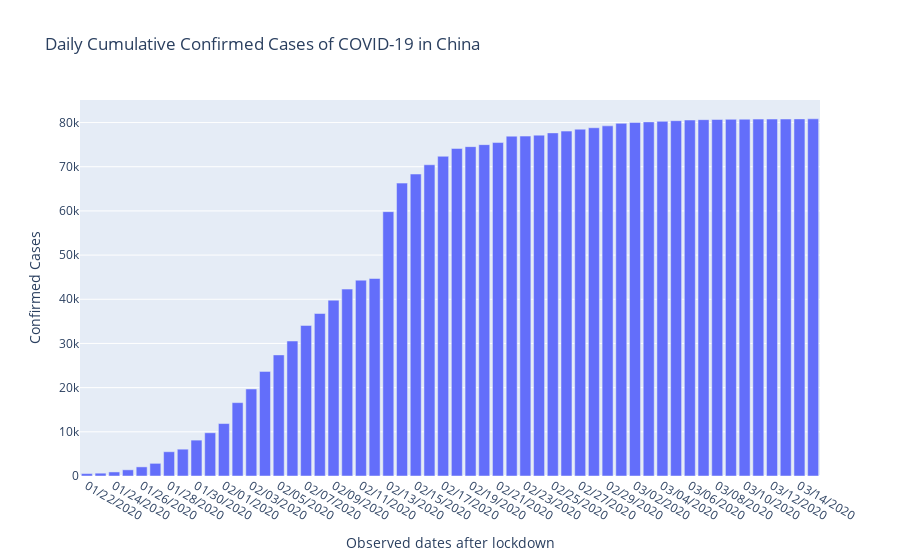
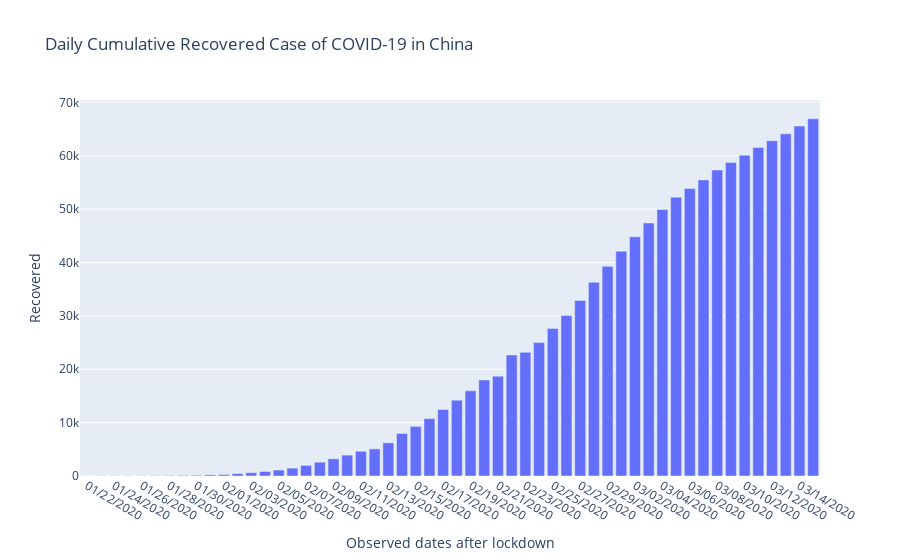
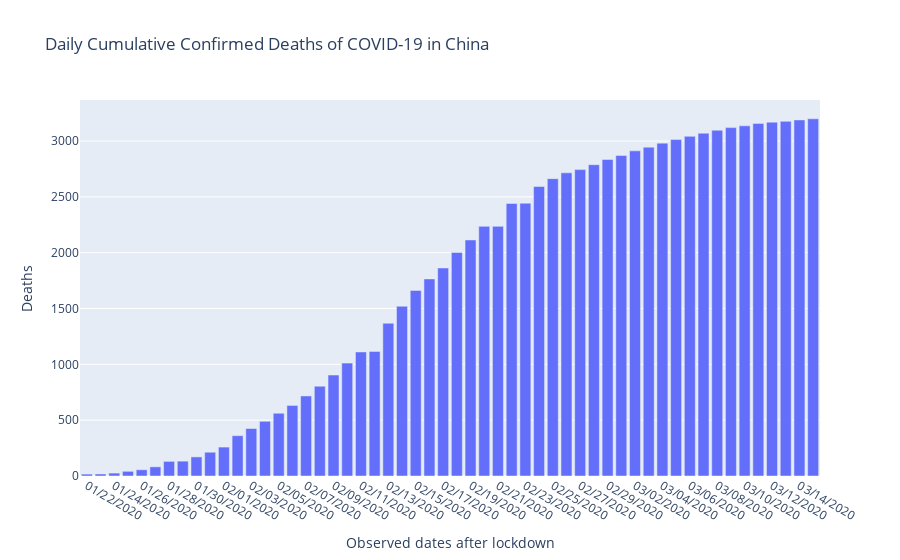

These figures' notebook cell, in order:
### Code cell
fig1 = go.Figure(go.Bar(
    x = observe_date.index,
    y = observe_date['recovered'].values
))

fig1.layout.update(
    title = 'Daily Cumulative Recovered Case of COVID-19 in China',
    xaxis_title = 'Observed dates after lockdown',
    yaxis_title = 'Recovered'
)

fig = go.Figure(go.Bar(
    x = observe_date.index,
    y = observe_date['confirmed'].values
))

fig.layout.update(
    title = 'Daily Cumulative Confirmed Cases of COVID-19 in China',
    xaxis_title = 'Observed dates after lockdown',
    yaxis_title = 'Confirmed Cases'
)

fig2 = go.Figure(go.Bar(
    x = observe_date.index,
    y = observe_date['deaths'].values
))

fig2.layout.update(
    title = 'Daily Cumulative Confirmed Deaths of COVID-19 in China',
    xaxis_title = 'Observed dates after lockdown',
    yaxis_title = 'Deaths'
)


fig.show()
fig1.show()
fig2.show()

### Figure 1 — Plotly figure (JSON) as saved in the notebook; plotly's stock layout.template omitted (floating-point values rounded to 4 significant figures)
{"data": [{"type": "bar", "x": ["01/22/2020", "01/23/2020", "01/24/2020", "01/25/2020", "01/26/2020", "01/27/2020", "01/28/2020", "01/29/2020", "01/30/2020", "01/31/2020", "02/01/2020", "02/02/2020", "02/03/2020", "02/04/2020", "02/05/2020", "02/06/2020", "02/07/2020", "02/08/2020", "02/09/2020", "02/10/2020", "02/11/2020", "02/12/2020", "02/13/2020", "02/14/2020", "02/15/2020", "02/16/2020", "02/17/2020", "02/18/2020", "02/19/2020", "02/20/2020", "02/21/2020", "02/22/2020", "02/23/2020", "02/24/2020", "02/25/2020", "02/26/2020", "02/27/2020", "02/28/2020", "02/29/2020", "03/01/2020", "03/02/2020", "03/03/2020", "03/04/2020", "03/05/2020", "03/06/2020", "03/07/2020", "03/08/2020", "03/09/2020", "03/10/2020", "03/11/2020", "03/12/2020", "03/13/2020", "03/14/2020", "03/15/2020"], "y": [547, 639, 916, 1399, 2062, 2863, 5494, 6070, 8124, 9783, 11871, 16607, 19693, 23680, 27409, 30553, 34075, 36778, 39790, 42306, 44327, 44699, 59832, 66292, 68347, 70446, 72364, 74139, 74546, 74999, 75472, 76922, 76938, 77152, 77660, 78065, 78498, 78824, 79251, 79826, 80026, 80151, 80271, 80422, 80573, 80652, 80699, 80735, 80757, 80785, 80793, 80801, 80827, 80848]}], "layout": {"title": {"text": "Daily Cumulative Confirmed Cases of COVID-19 in China"}, "xaxis": {"title": {"text": "Observed dates after lockdown"}}, "yaxis": {"title": {"text": "Confirmed Cases"}}}}

### Figure 2 — Plotly figure (JSON) as saved in the notebook; plotly's stock layout.template omitted (floating-point values rounded to 4 significant figures)
{"data": [{"type": "bar", "x": ["01/22/2020", "01/23/2020", "01/24/2020", "01/25/2020", "01/26/2020", "01/27/2020", "01/28/2020", "01/29/2020", "01/30/2020", "01/31/2020", "02/01/2020", "02/02/2020", "02/03/2020", "02/04/2020", "02/05/2020", "02/06/2020", "02/07/2020", "02/08/2020", "02/09/2020", "02/10/2020", "02/11/2020", "02/12/2020", "02/13/2020", "02/14/2020", "02/15/2020", "02/16/2020", "02/17/2020", "02/18/2020", "02/19/2020", "02/20/2020", "02/21/2020", "02/22/2020", "02/23/2020", "02/24/2020", "02/25/2020", "02/26/2020", "02/27/2020", "02/28/2020", "02/29/2020", "03/01/2020", "03/02/2020", "03/03/2020", "03/04/2020", "03/05/2020", "03/06/2020", "03/07/2020", "03/08/2020", "03/09/2020", "03/10/2020", "03/11/2020", "03/12/2020", "03/13/2020", "03/14/2020", "03/15/2020"], "y": [28, 30, 36, 39, 49, 58, 101, 120, 135, 214, 275, 463, 614, 843, 1115, 1476, 1998, 2595, 3218, 3917, 4635, 5079, 6213, 7973, 9294, 10748, 12455, 14199, 15952, 18002, 18693, 22687, 23170, 24990, 27650, 30053, 32898, 36291, 39279, 42118, 44810, 47404, 49955, 52240, 53888, 55478, 57320, 58735, 60106, 61569, 62824, 64109, 65572, 66926]}], "layout": {"title": {"text": "Daily Cumulative Recovered Case of COVID-19 in China"}, "xaxis": {"title": {"text": "Observed dates after lockdown"}}, "yaxis": {"title": {"text": "Recovered"}}}}

### Figure 3 — Plotly figure (JSON) as saved in the notebook; plotly's stock layout.template omitted (floating-point values rounded to 4 significant figures)
{"data": [{"type": "bar", "x": ["01/22/2020", "01/23/2020", "01/24/2020", "01/25/2020", "01/26/2020", "01/27/2020", "01/28/2020", "01/29/2020", "01/30/2020", "01/31/2020", "02/01/2020", "02/02/2020", "02/03/2020", "02/04/2020", "02/05/2020", "02/06/2020", "02/07/2020", "02/08/2020", "02/09/2020", "02/10/2020", "02/11/2020", "02/12/2020", "02/13/2020", "02/14/2020", "02/15/2020", "02/16/2020", "02/17/2020", "02/18/2020", "02/19/2020", "02/20/2020", "02/21/2020", "02/22/2020", "02/23/2020", "02/24/2020", "02/25/2020", "02/26/2020", "02/27/2020", "02/28/2020", "02/29/2020", "03/01/2020", "03/02/2020", "03/03/2020", "03/04/2020", "03/05/2020", "03/06/2020", "03/07/2020", "03/08/2020", "03/09/2020", "03/10/2020", "03/11/2020", "03/12/2020", "03/13/2020", "03/14/2020", "03/15/2020"], "y": [17, 18, 26, 42, 56, 82, 131, 133, 171, 213, 259, 361, 425, 490, 562, 632, 717, 804, 904, 1011, 1111, 1116, 1368, 1520, 1662, 1765, 1863, 2002, 2114, 2236, 2236, 2441, 2443, 2593, 2663, 2715, 2744, 2788, 2835, 2870, 2912, 2945, 2981, 3013, 3042, 3070, 3097, 3120, 3136, 3158, 3169, 3176, 3189, 3199]}], "layout": {"title": {"text": "Daily Cumulative Confirmed Deaths of COVID-19 in China"}, "xaxis": {"title": {"text": "Observed dates after lockdown"}}, "yaxis": {"title": {"text": "Deaths"}}}}
